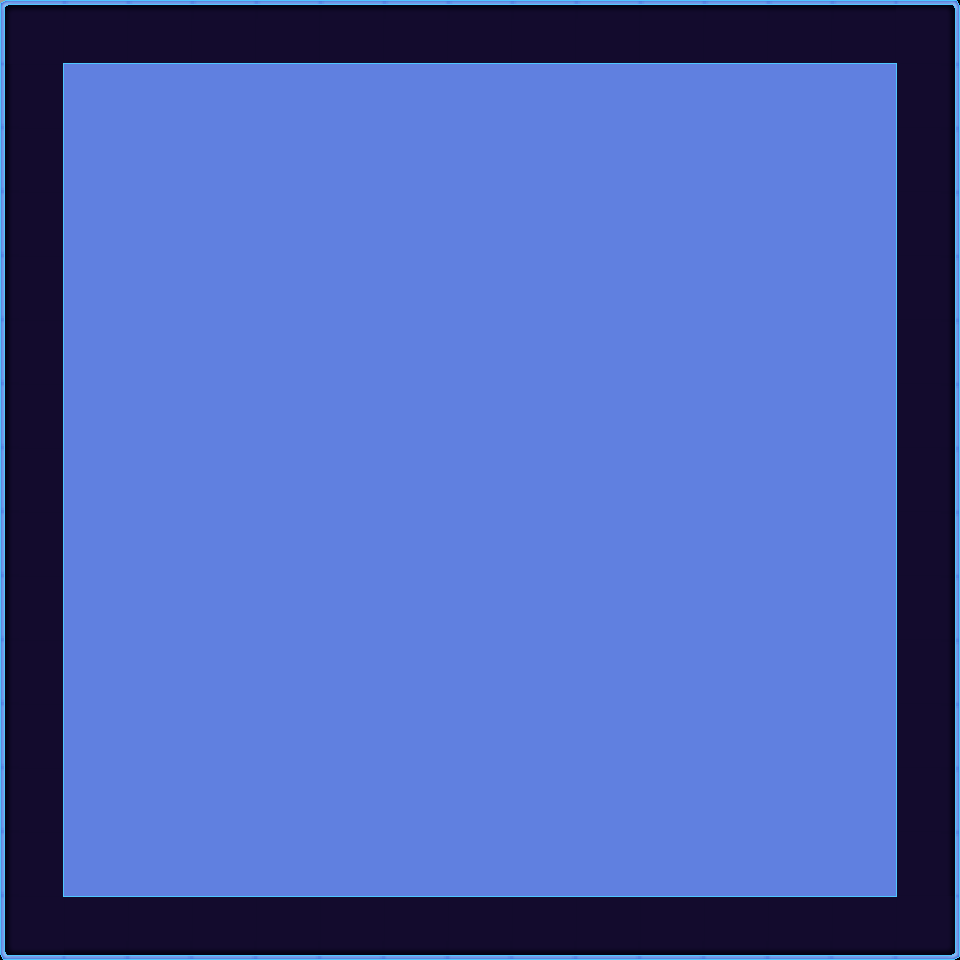

This is a level from a 2D game, rendered from its Tiled map with the project's own tilesets. A one-line summary and the complete map file follow:
An orthogonal 15x15 tile map with 64x64 px tiles, 1 tile layer (ForegroundPlatformLayer), 1 image layer.

<map version="1.0" orientation="orthogonal" renderorder="right-down" width="15" height="15" tilewidth="64" tileheight="64" nextobjectid="1">
 <tileset firstgid="1" name="lvTileset" tilewidth="64" tileheight="64">
  <image source="lvTileset.png" trans="3f48cc" width="640" height="64" />
 </tileset>
 <imagelayer name="BackgroundImageLayer">
  <image source="bgim.png" />
  <properties>
   <property name="collidable" value="false" />
   <property name="imageheight" value="800" />
   <property name="imagewidth" value="1600" />
  </properties>
 </imagelayer>
 <layer name="ForegroundPlatformLayer" width="15" height="15">
  <properties>
   <property name="collidable" value="true" />
  </properties>
  <data>
   <tile gid="2" />
   <tile gid="3" />
   <tile gid="3" />
   <tile gid="3" />
   <tile gid="3" />
   <tile gid="3" />
   <tile gid="3" />
   <tile gid="3" />
   <tile gid="3" />
   <tile gid="3" />
   <tile gid="3" />
   <tile gid="3" />
   <tile gid="3" />
   <tile gid="3" />
   <tile gid="4" />
   <tile gid="9" />
   <tile gid="1" />
   <tile gid="1" />
   <tile gid="1" />
   <tile gid="1" />
   <tile gid="1" />
   <tile gid="1" />
   <tile gid="1" />
   <tile gid="1" />
   <tile gid="1" />
   <tile gid="1" />
   <tile gid="1" />
   <tile gid="1" />
   <tile gid="1" />
   <tile gid="5" />
   <tile gid="9" />
   <tile gid="1" />
   <tile gid="1" />
   <tile gid="1" />
   <tile gid="1" />
   <tile gid="1" />
   <tile gid="1" />
   <tile gid="1" />
   <tile gid="1" />
   <tile gid="1" />
   <tile gid="1" />
   <tile gid="1" />
   <tile gid="1" />
   <tile gid="1" />
   <tile gid="5" />
   <tile gid="9" />
   <tile gid="1" />
   <tile gid="1" />
   <tile gid="1" />
   <tile gid="1" />
   <tile gid="1" />
   <tile gid="1" />
   <tile gid="1" />
   <tile gid="1" />
   <tile gid="1" />
   <tile gid="1" />
   <tile gid="1" />
   <tile gid="1" />
   <tile gid="1" />
   <tile gid="5" />
   <tile gid="9" />
   <tile gid="1" />
   <tile gid="1" />
   <tile gid="1" />
   <tile gid="1" />
   <tile gid="1" />
   <tile gid="1" />
   <tile gid="1" />
   <tile gid="1" />
   <tile gid="1" />
   <tile gid="1" />
   <tile gid="1" />
   <tile gid="1" />
   <tile gid="1" />
   <tile gid="5" />
   <tile gid="9" />
   <tile gid="1" />
   <tile gid="1" />
   <tile gid="1" />
   <tile gid="1" />
   <tile gid="1" />
   <tile gid="1" />
   <tile gid="1" />
   <tile gid="1" />
   <tile gid="1" />
   <tile gid="1" />
   <tile gid="1" />
   <tile gid="1" />
   <tile gid="1" />
   <tile gid="5" />
   <tile gid="9" />
   <tile gid="1" />
   <tile gid="1" />
   <tile gid="1" />
   <tile gid="1" />
   <tile gid="1" />
   <tile gid="1" />
   <tile gid="1" />
   <tile gid="1" />
   <tile gid="1" />
   <tile gid="1" />
   <tile gid="1" />
   <tile gid="1" />
   <tile gid="1" />
   <tile gid="5" />
   <tile gid="9" />
   <tile gid="1" />
   <tile gid="1" />
   <tile gid="1" />
   <tile gid="1" />
   <tile gid="1" />
   <tile gid="1" />
   <tile gid="1" />
   <tile gid="1" />
   <tile gid="1" />
   <tile gid="1" />
   <tile gid="1" />
   <tile gid="1" />
   <tile gid="1" />
   <tile gid="5" />
   <tile gid="9" />
   <tile gid="1" />
   <tile gid="1" />
   <tile gid="1" />
   <tile gid="1" />
   <tile gid="1" />
   <tile gid="1" />
   <tile gid="1" />
   <tile gid="1" />
   <tile gid="1" />
   <tile gid="1" />
   <tile gid="1" />
   <tile gid="1" />
   <tile gid="1" />
   <tile gid="5" />
   <tile gid="9" />
   <tile gid="1" />
   <tile gid="1" />
   <tile gid="1" />
   <tile gid="1" />
   <tile gid="1" />
   <tile gid="1" />
   <tile gid="1" />
   <tile gid="1" />
   <tile gid="1" />
   <tile gid="1" />
   <tile gid="1" />
   <tile gid="1" />
   <tile gid="1" />
   <tile gid="5" />
   <tile gid="9" />
   <tile gid="1" />
   <tile gid="1" />
   <tile gid="1" />
   <tile gid="1" />
   <tile gid="1" />
   <tile gid="1" />
   <tile gid="1" />
   <tile gid="1" />
   <tile gid="1" />
   <tile gid="1" />
   <tile gid="1" />
   <tile gid="1" />
   <tile gid="1" />
   <tile gid="5" />
   <tile gid="9" />
   <tile gid="1" />
   <tile gid="1" />
   <tile gid="1" />
   <tile gid="1" />
   <tile gid="1" />
   <tile gid="1" />
   <tile gid="1" />
   <tile gid="1" />
   <tile gid="1" />
   <tile gid="1" />
   <tile gid="1" />
   <tile gid="1" />
   <tile gid="1" />
   <tile gid="5" />
   <tile gid="9" />
   <tile gid="1" />
   <tile gid="1" />
   <tile gid="1" />
   <tile gid="1" />
   <tile gid="1" />
   <tile gid="1" />
   <tile gid="1" />
   <tile gid="1" />
   <tile gid="1" />
   <tile gid="1" />
   <tile gid="1" />
   <tile gid="1" />
   <tile gid="1" />
   <tile gid="5" />
   <tile gid="9" />
   <tile gid="1" />
   <tile gid="1" />
   <tile gid="1" />
   <tile gid="1" />
   <tile gid="1" />
   <tile gid="1" />
   <tile gid="1" />
   <tile gid="1" />
   <tile gid="1" />
   <tile gid="1" />
   <tile gid="1" />
   <tile gid="1" />
   <tile gid="1" />
   <tile gid="5" />
   <tile gid="8" />
   <tile gid="7" />
   <tile gid="7" />
   <tile gid="7" />
   <tile gid="7" />
   <tile gid="7" />
   <tile gid="7" />
   <tile gid="7" />
   <tile gid="7" />
   <tile gid="7" />
   <tile gid="7" />
   <tile gid="7" />
   <tile gid="7" />
   <tile gid="7" />
   <tile gid="6" />
  </data>
 </layer>
</map>
